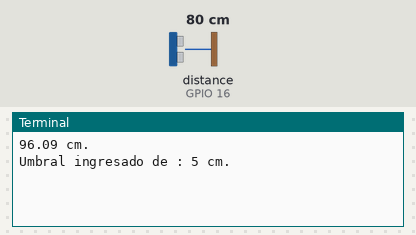
The program below on a simulated Raspberry Pi (BCM pin numbers). Parts: the last lines printed to the terminal. Inputs (shaded band) come from the test bench; at power-on: distance to the obstacle (sensor on GPIO 16) 80 cm. The echo pulse lasts 58.3 µs per cm; the clock reads 2024-03-15 10:24:30 at power-on unless the program sets it; the desktop window is not drawn, its controls go by their first labels and the mouse button is held 0.15 s; empty text fields in the window are filled with 5; threads take turns every 2 ms.

Above: at 1.2 s.
1.3 s: distance to the obstacle (sensor on GPIO 16) set to 2 cm
At 3.1 s:
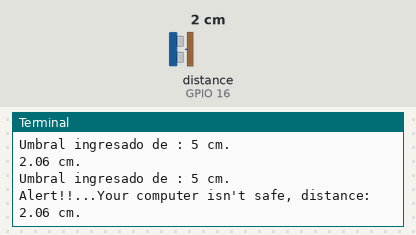
5.2 s: distance to the obstacle (sensor on GPIO 16) set to 4 cm
At 7.2 s:
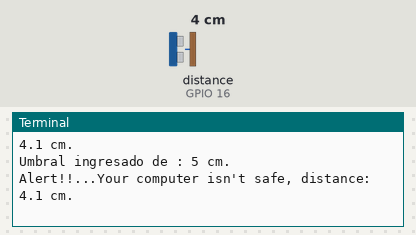
Timing chart, 0 to 8.7 s (numbered marks = the images above; inputs shaded):
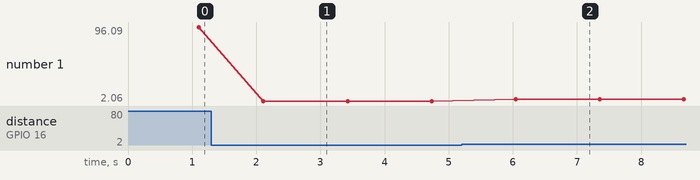

Measured:
- after the input at 1.3 s, the terminal: prints a new line after 0.81 s (image 1)
- after the input at 5.2 s, the terminal: prints a new line after 0.84 s (image 2)
- plotted number 1: 96.09 → 2.06 after the input at 1.3 s, 2.06 → 4.1 after the input at 5.2 s

The program:

test.py
```python
import  RPi.GPIO as GPIO
from tkinter import *
import threading
import time
import telepot
from telepot.loop import MessageLoop

GPIO.setmode(GPIO.BCM)
GPIO.setwarnings(False)

pinTRIG=23
pinECHO=16
vSon=34300

move = 0

GPIO.setup(pinTRIG,GPIO.OUT)
GPIO.setup(pinECHO,GPIO.IN)
GPIO.output(pinTRIG,GPIO.LOW)

def getHour():
    while True:
        hour = time.strftime('%I:%M:%S')
        hourValue.config(text=hour)

def getDate():
    while True:
        date = time.strftime('%d:%m:%y')
        dateValue.config(text=date)

def botfunction(value):

    chatID = value['chat']['id']
    command = value['text']

def SafeZone():
    global move
    if move == 0:
        print("The zone es is safe.")
    else:
        print("The zone isn't safe. Movement detected some seconds ago.")
        SafeZone_ON_OFF(0)

def SafeZone_ON_OFF(value):
    global move
    move = value

token = '2123194698:AAG1O395gfxg1fcbPbVtXQhQKJq5CeCXhCg'
connBot = telepot.Bot(token)
MessageLoop(connBot, botfunction).run_as_thread()

def getDistance():
    counter = 0
    while True:
        time.sleep(1)
        GPIO.output(pinTRIG,GPIO.HIGH)
        time.sleep(0.00001)
        GPIO.output(pinTRIG,GPIO.LOW)
        while GPIO.input(pinECHO)==0:
                tinicio=time.time()
        while GPIO.input(pinECHO)==1:
                tfin=time.time()
        tvuelo=tfin-tinicio
        distancia=tvuelo*vSon/2
        distancia=round(distancia,2)

        distanceValue.config(text=distancia)
        print(str(distancia) + " cm.")

        if txtUmbral.get() != "":
            umbral = int(txtUmbral.get())
            print("Umbral ingresado de : " + str(umbral) + " cm.")
            if distancia > 0 and distancia < umbral:
                SafeZone_ON_OFF(1)
                connBot.sendMessage(2003138995, str("Alert!!...Your computer isn't safe, distance: ") + str(distancia) + str(" cm."))
                print("Alert!!...Your computer isn't safe, distance: " + str(distancia) + " cm.")
        else:
            print("No ha ingresado el umbral.")

        counter += 1
        if counter == 60:
            SafeZone()
            counter = 0

# definition window
window = Tk()
window.geometry("300x150")
window.title("Tarea")

frame = Frame(window)
frame.pack()

lbDate = Label(frame, text='Date: ', font=('Helvetica', 14))
dateValue = Label(frame, font=('Helvetica', 14) )
lbHour = Label(frame, text='Hour: ', font=('Helvetica', 14))
hourValue = Label(frame, font=('Helvetica', 14))
lbDistance = Label(frame, text='Distance: ', font=('Helvetica', 14))
distanceValue = Label(frame, font=('Helvetica', 14))
lbUmbral = Label(frame, text='Umbral: ', font=('Helvetica', 14))
lblcm = Label(frame, text='cm', font=('Helvetica', 14))
lblcm2 = Label(frame, text='cm', font=('Helvetica', 14))

boton1 = Button(frame, text='Aceptar', fg='red', height=1 ,width=5, padx=10, command=getDistance)

txtUmbral = Entry(frame, width=4, font=('Helvetica', 14))

lbDate.grid(row=0, column=0)
dateValue.grid(row=0, column=1)
lbHour.grid(row=1, column=0)
hourValue.grid(row=1, column=1)
lbDistance.grid(row=2, column=0)
distanceValue.grid(row=2, column=1)
lblcm.grid(row=2, column=2)
lbUmbral.grid(row=3, column=0)
txtUmbral.grid(row=3, column=1)
lblcm2.grid(row=3, column=2)
boton1.grid(row=3, column=3)

hourThread = threading.Thread(name='Hour', target=getHour, daemon=True)
dateThread = threading.Thread(name='Date', target=getDate, daemon=True)
distanceThread = threading.Thread(name='Distance', target=getDistance, daemon=True)

hourThread.start()
dateThread.start()
distanceThread.start()

window.mainloop()
```
